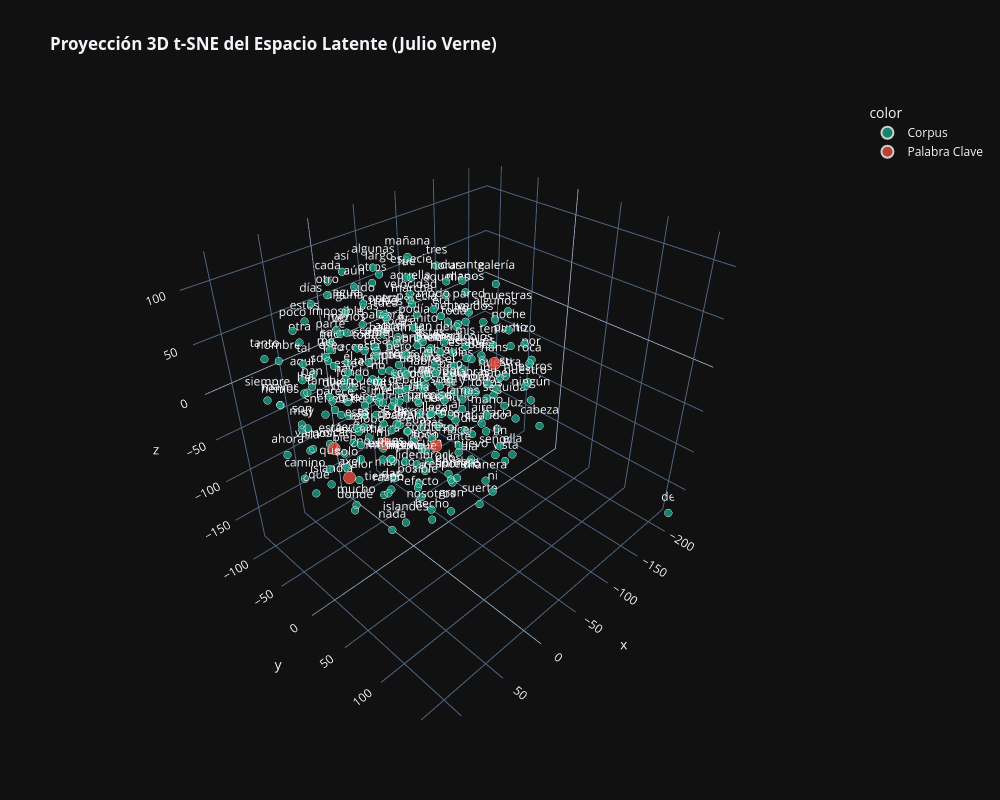

This figure's notebook cell:
### Markdown cell above
### 6.2. Proyección t-SNE en 3 dimensiones

Como complemento de la visualización anterior, se realiza una segunda reducción utilizando tres dimensiones. Se mantienen los mismos vectores y la misma configuración general de t-SNE, modificando únicamente la cantidad de dimensiones de salida.

### Code cell
# t-SNE 3D
tsne_3d = TSNE(
    n_components=3,
    random_state=42,
    perplexity=min(30, len(words_to_plot) - 1),
    max_iter=1000
)

coords_3d = tsne_3d.fit_transform(vectors)

df_3d = pd.DataFrame({
    'word': words_to_plot,
    'x': coords_3d[:, 0],
    'y': coords_3d[:, 1],
    'z': coords_3d[:, 2],
    'is_target': [w in target_words for w in words_to_plot]
})

df_3d['color'] = df_3d['is_target'].map({
    True: 'Palabra Clave',
    False: 'Corpus'
})

df_3d['size'] = df_3d['is_target'].map({
    True: 10,
    False: 4
})

fig_3d = px.scatter_3d(
    df_3d,
    x='x',
    y='y',
    z='z',
    text='word',
    color='color',
    size='size',
    color_discrete_map={
        'Palabra Clave': '#e74c3c',
        'Corpus': '#16a085'
    },
    title='<b>Proyección 3D t-SNE del Espacio Latente (Julio Verne)</b>'
)

fig_3d.update_traces(marker=dict(opacity=0.8))

fig_3d.update_layout(
    height=800,
    width=1000,
    template='plotly_dark'
)

fig_3d.show()

### Figure 1 — Plotly figure (JSON) as saved in the notebook; plotly's stock layout.template omitted (floating-point values rounded to 4 significant figures; data arrays with more than 128 entries replaced by an {"elided": "..."} marker saying what was removed)
{"data": [{"hovertemplate": "color=Corpus<br>x=%{x}<br>y=%{y}<br>z=%{z}<br>size=%{marker.size}<br>word=%{text}<extra></extra>", "legendgroup": "Corpus", "marker": {"color": "#16a085", "opacity": 0.8, "size": {"elided": "246 int values"}, "sizemode": "area", "sizeref": 0.025, "symbol": "circle"}, "mode": "markers+text", "name": "Corpus", "scene": "scene", "showlegend": true, "text": {"elided": "246 str values"}, "type": "scatter3d", "x": {"elided": "246 float values"}, "y": {"elided": "246 float values"}, "z": {"elided": "246 float values"}}, {"hovertemplate": "color=Palabra Clave<br>x=%{x}<br>y=%{y}<br>z=%{z}<br>size=%{marker.size}<br>word=%{text}<extra></extra>", "legendgroup": "Palabra Clave", "marker": {"color": "#e74c3c", "opacity": 0.8, "size": [10, 10, 10, 10, 10], "sizemode": "area", "sizeref": 0.025, "symbol": "circle"}, "mode": "markers+text", "name": "Palabra Clave", "scene": "scene", "showlegend": true, "text": ["profesor", "hans", "tierra", "axel", "volcán"], "type": "scatter3d", "x": [13.22, -37.38, -4.556, 69.96, 31.48], "y": [52.83, 71.45, -41.28, 3.492, -75.72], "z": [-23.63, 44.13, -83.02, -54.34, -87.96]}], "layout": {"height": 800, "legend": {"itemsizing": "constant", "title": {"text": "color"}, "tracegroupgap": 0}, "scene": {"domain": {"x": [0, 1], "y": [0, 1]}, "xaxis": {"title": {"text": "x"}}, "yaxis": {"title": {"text": "y"}}, "zaxis": {"title": {"text": "z"}}}, "title": {"text": "<b>Proyección 3D t-SNE del Espacio Latente (Julio Verne)</b>"}, "width": 1000}}
